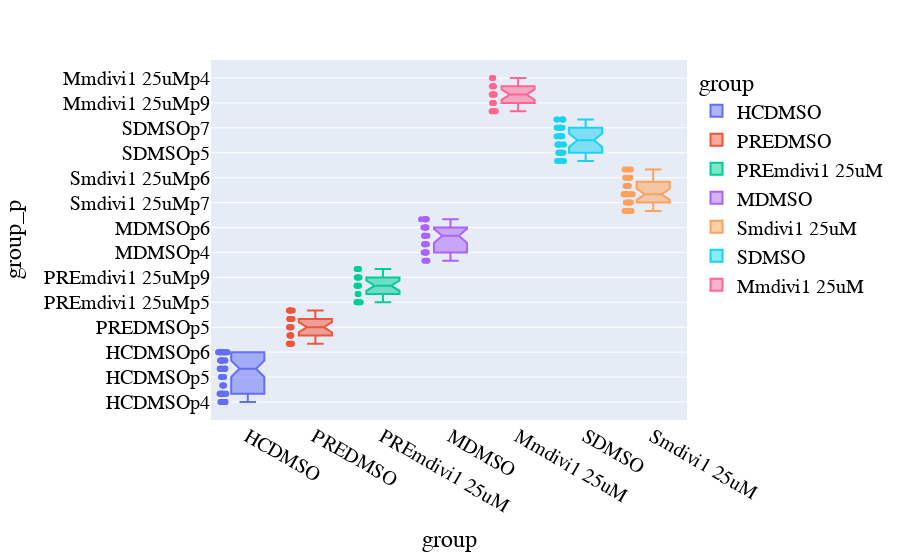
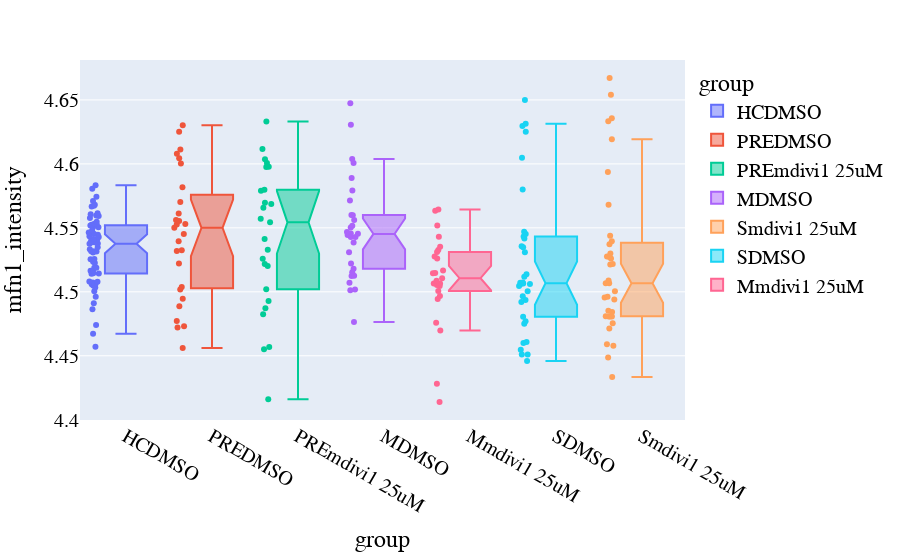
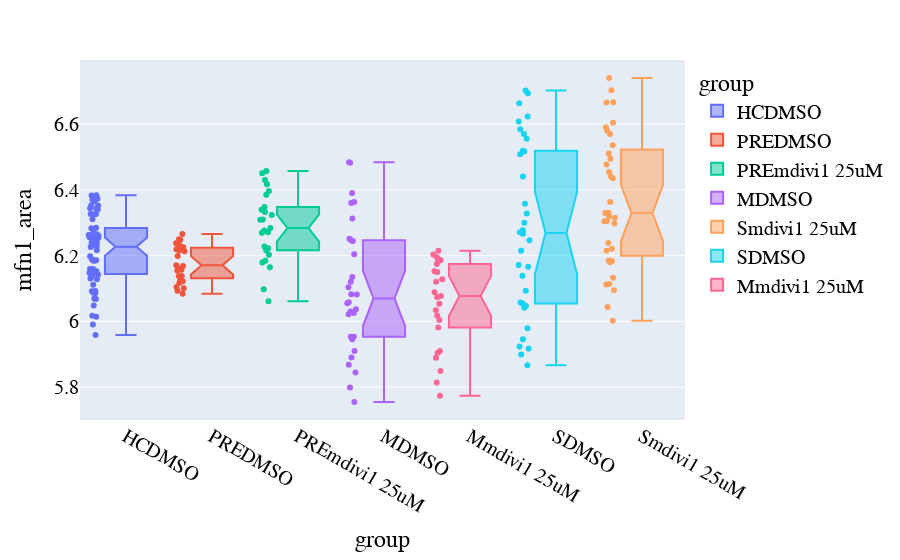

The notebook cell saved with these charts, in order:
### Code cell
### box plots all feat
for col in df_stats.columns[3:]:
    
    fig = px.box(df_stats, x = "group", y = col, hover_data=["group_with_p"],
                 points="all", color="group",
            notched=True)
    fig.update_xaxes(categoryorder='array', categoryarray= ['HCDMSO', 'PREDMSO', 'PREmdivi1 25uM',
                                                            'MDMSO', 'Mmdivi1 25uM', 
                                                           'SDMSO', 'Smdivi1 25uM'])
    fig.update_traces(quartilemethod="inclusive") # or "inclusive", or "linear" by default
    fig.update_layout(
    font_family="Arial",
    font_color="Black",
    font_size=20,
    font=dict(
        family="Arial",
        size=20,
        color="Black"
    )
)

    fig.write_image(path + '//' + f"{col}box_plot_image.pdf", engine="kaleido")
    fig.show()
